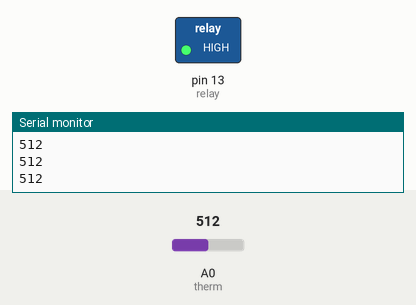
Simulated run of this sketch. Board: Arduino Uno, built with avr-gcc and run on an emulated ATmega328P. On the bench: switched loads named in the sketch (green lamp = pin HIGH), the last lines printed to the serial monitor. Inputs (shaded band) come from the test bench; at power-on: A0 (therm) = 512.

Above: at 1.2 s.
1.3 s: A0 (therm) set to 383
2.8 s: A0 (therm) set to 360
At 3.2 s:
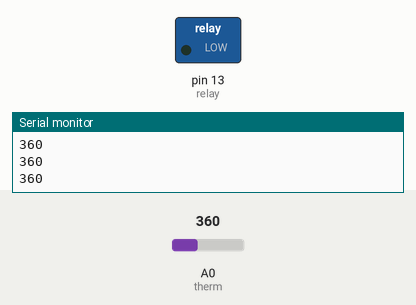
4.3 s: A0 (therm) set to 380
At 4.6 s:
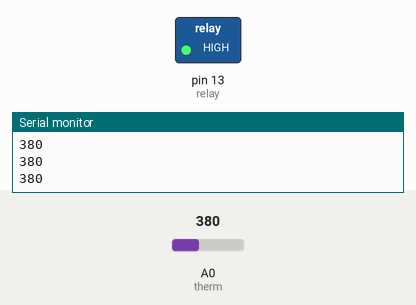
5.8 s: A0 (therm) set to 306
At 6.9 s:
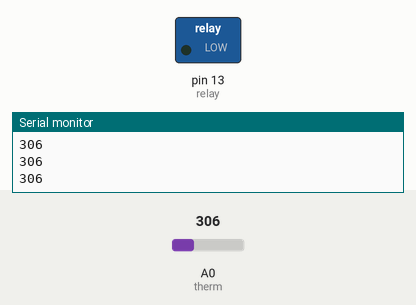
Timing chart, 0 to 8.3 s (numbered marks = the images above; inputs shaded):
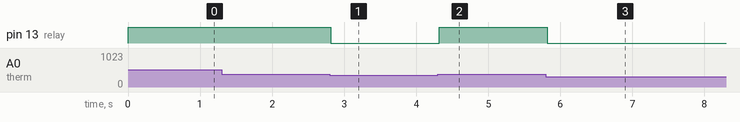

The sketch:

Electromagnet_controler.ino
```cpp
const int relay = 13;
const int therm = A0;
int read;
int average;
int tester;


void setup() {
  // put your setup code here, to run once:
  pinMode(relay, OUTPUT);
  pinMode(therm, INPUT);
  Serial.begin(9600);
}

void loop() {
  // put your main code here, to run repeatedly:
  read = analogRead(therm);
  Serial.println(tester);
  Average();
  if (tester > 370){
  digitalWrite(relay, HIGH);
  }else{
    digitalWrite(relay, LOW);
  }


}

void Average(){
  average = 0;
 for (int i=0; i < 10; i++) {
 average = average + read;
 }
 average = average/10;
 Serial.println(average);
 tester = average;
}
```

keypadv1.01.ino
```cpp

```

Measured:
- the behaviour switches between 371 and 370 on A0 (therm) (found by bisection; images 0 and 1)
- after the input at 2.8 s, pin 13 (relay): HIGH → LOW at once
- after the input at 4.3 s, pin 13 (relay): LOW → HIGH at once
- after the input at 5.8 s, pin 13 (relay): HIGH → LOW at once
